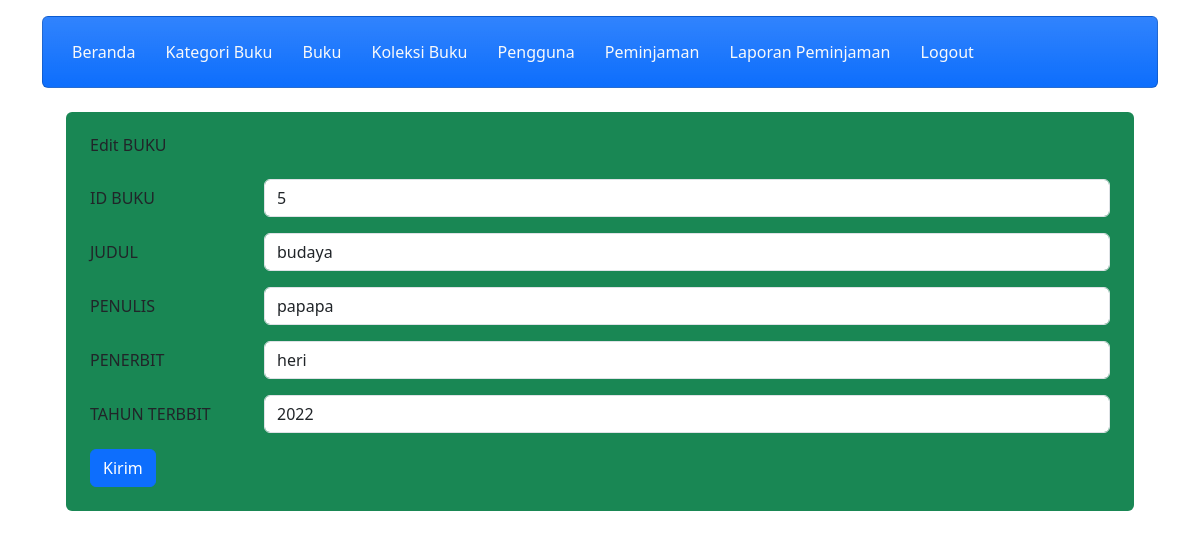
/admin/edit_buku.php?buku_id=5 (signed in), run on the app's committed database.
### tables this page shows
CREATE TABLE `buku` (
  `buku_id` int(11) NOT NULL,
  `judul` varchar(255) NOT NULL,
  `penulis` varchar(255) NOT NULL,
  `penerbit` varchar(255) NOT NULL,
  `tahun_terbit` int(11) NOT NULL
);

### admin/edit_buku.php (the view, shortened to what this page needs)
<?php
include 'header.php';
include 'navbar.php';
require_once "../config/config.php";
if (isset($_GET['buku_id'])) {
    $buku_id = ($_GET["buku_id"]);
    $query = "SELECT * FROM buku WHERE buku_id='$buku_id'";
    $result = mysqli_query($conn, $query);
    $d = mysqli_fetch_assoc($result);
} else {
    echo "<script>alert('Masukkan data id.');window.location='index.php';</script>";
}
?>
<!DOCTYPE html>
<html lang="en">
<head>
    <link href="https://cdn.jsdelivr.net/npm/bootstrap-icons@1.4.1/font/bootstrap-icons.css" rel="stylesheet">
    <link href="https://cdn.jsdelivr.net/npm/bootstrap@5.3.2/dist/css/bootstrap.min.css" rel="stylesheet">
</head>
<body>
    <div class="container pt-4 px-4">
        <div class="row g-4">
            <div class="col">
                <div class="bg-success rounded h-100 p-4">
                    <h6 class="mb-4">Edit BUKU</h6>
                    <form method="POST" action="proses_update_buku.php">
                        <div class="row mb-3">
                            <label for="inputText3" class="col-sm-2 col-form-label">ID BUKU</label>
                            <div class="col-sm-10">
                                <input name="buku_id" type="text" class="form-control" value="<?php echo $d['buku_id']; ?>" readonly>
                            </div>
                        </div>
                        <div class="row mb-3">
                            <label for="inputText3" class="col-sm-2 col-form-label">JUDUL</label>
                            <div class="col-sm-10">
                                <input name="judul" type="text" class="form-control" required="" value="<?php echo $d['judul']; ?>">
                            </div>
                        </div>
                        <div class="row mb-3">
                            <label for="inputText3" class="col-sm-2 col-form-label">PENULIS</label>
                            <div class="col-sm-10">
                                <input name="penulis" type="text" class="form-control" required="" value="<?php echo $d['penulis']; ?>">
                            </div>
                        </div>
                        <div class="row mb-3">
                            <label for="inputText3" class="col-sm-2 col-form-label">PENERBIT</label>
                            <div class="col-sm-10">
                                <input name="penerbit" type="text" class="form-control" required="" value="<?php echo $d['penerbit']; ?>">
                            </div>
                        </div>
                        <div class="row mb-3">
                            <label for="inputText3" class="col-sm-2 col-form-label">TAHUN TERBBIT</label>
                            <div class="col-sm-10">
                                <input name="tahun_terbit" type="text" class="form-control" required="" value="<?php echo $d['tahun_terbit']; ?>">
                            </div>
                        </div>
                        <button name="submit" type="submit" class="btn btn-primary">Kirim</button>
                    </form>
                </div>
            </div>
        </div>
    </div>
</body>
</html>

### data on the page
buku: buku_id "5", judul "budaya", penulis "papapa", penerbit "heri", tahun_terbit "2022"
